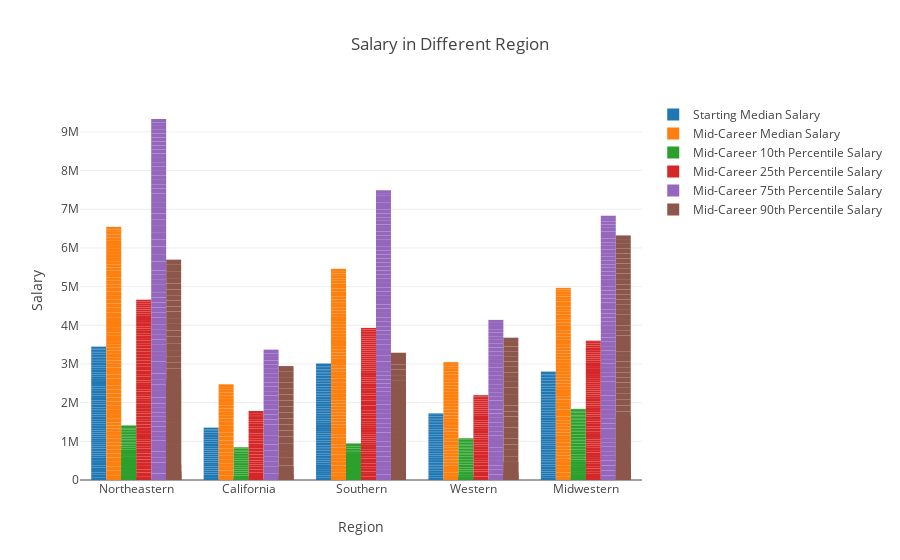

Here is the notebook cell this chart was saved with:
### Code cell
region_trace_list = []
for i in all_info.columns[3:9]:
    region_trace_list.append(go.Bar(x=all_info['Region'], y=all_info[i], name = i))

layout = go.Layout(
    barmode='group',
    title='Salary in Different Region',
    xaxis = dict(title = 'Region'),
    yaxis = dict(title = 'Salary'),
)

fig = go.Figure(data=region_trace_list, layout=layout)
py.offline.iplot(fig)

### Figure 1 — Plotly figure (JSON) as saved in the notebook; plotly's stock layout.template omitted (floating-point values rounded to 4 significant figures; data arrays with more than 128 entries replaced by an {"elided": "..."} marker saying what was removed)
{"data": [{"name": "Starting Median Salary", "type": "bar", "uid": "2269b71d-1cf9-4ce4-ab96-48373a9246ee", "x": {"elided": "268 str values"}, "y": {"elided": "268 int values"}}, {"name": "Mid-Career Median Salary", "type": "bar", "uid": "fe5df5d5-eeb3-421e-ba71-79a00b82be8e", "x": {"elided": "268 str values"}, "y": {"elided": "268 int values"}}, {"name": "Mid-Career 10th Percentile Salary", "type": "bar", "uid": "354aa3ba-e308-4087-b98c-425babfcc9a2", "x": {"elided": "268 str values"}, "y": {"elided": "268 int values"}}, {"name": "Mid-Career 25th Percentile Salary", "type": "bar", "uid": "73df248e-dd07-491e-b725-eb78ad765f48", "x": {"elided": "268 str values"}, "y": {"elided": "268 int values"}}, {"name": "Mid-Career 75th Percentile Salary", "type": "bar", "uid": "6e043eba-98d0-42eb-aea7-2cd0c25dcb32", "x": {"elided": "268 str values"}, "y": {"elided": "268 int values"}}, {"name": "Mid-Career 90th Percentile Salary", "type": "bar", "uid": "68b2721d-28fb-4b1b-8662-c203a6a47e09", "x": {"elided": "268 str values"}, "y": {"elided": "268 int values"}}], "layout": {"barmode": "group", "title": "Salary in Different Region", "xaxis": {"title": "Region"}, "yaxis": {"title": "Salary"}}}
